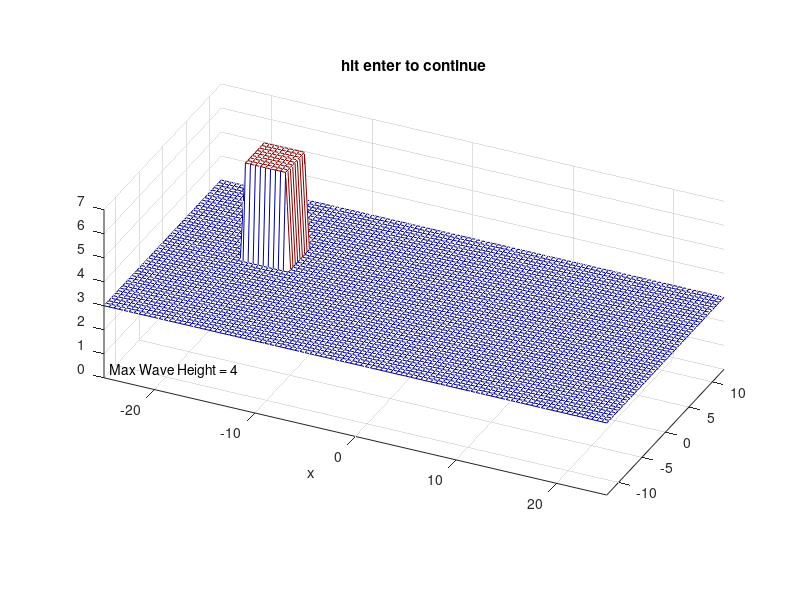

MATLAB code for this plot: (Note: this script raises an error after producing the figure.)
% FVM for shallow water equations
clear all; close all;

%% Setup grid
dx = 0.5;
dy = 0.5;

w = 25; % width of an Olympic Games pool [m]
l = 50; % length of an Olympic Games pool [m]
d = 3; % depth from 2 to 3 [m] (3 [m] is suggested)

x = -l/2:dx:l/2;
y = -w/2:dy:w/2;
[xx,yy] = meshgrid(x,y);

g = 9.81; % gravitational acceleration
c = 0.5;

%% Source
% position where the wave starts from
xsource = -15;  
ysource = 2.5;
wave_h = 4;  % initial wave height
w_size = 2;

h = ones(size(xx))*d;
h(xx >= -w_size+xsource & xx <= w_size+xsource & yy >= -w_size+ysource & yy <= w_size+ysource) = d + wave_h;

%% Initial surface
% U is our unknown matrix. U(:,:,1)=h,U(:,:2)=hu,U(:,:,3)=hv
U = zeros([size(h) 3]);
U(:,:,1) = h;
u = zeros(size(xx));
v = u;

%% Vectors for circular shift
shiftp1 = circshift((1:length(x))',1);
shiftm1 = circshift((1:length(x))',-1);
shiftp2 = circshift((1:length(y))',1);
shiftm2 = circshift((1:length(y))',-1);

%% Initial plot
figure(1)
mesh(x,y,U(:,:,1)), colormap jet, axis([-l/2 l/2 -w/2 w/2 0 d+wave_h])
set(gca,'DataAspectRatio',[1 1 0.4])
set(gcf, 'Position',[100,50,1650,800]);
view(25,30);            %view angle
title('hit enter to continue')
text(-l/2, -w/2, 0, ['  Max Wave Height = ' num2str(wave_h)],'VerticalAlignment','bottom')
xlh = xlabel('x');
xlh.Position(1) = xlh.Position(1) - 11;
ylh = ylabel('y');
ylh.Position(2) = xlh.Position(2) + 16.5;
zlabel h;
pause;

%% Time values
t = 0;
dt = 0;
tstop = 10.0;
ii = 1;
numplots = 3;
tplot = [1.35;3.0];

Uplot = zeros([size(U)]);
styles = {'k:','k--','k-'};
store = 1;

%% Calculate
while t < tstop
    Uold = U;
    uold = u;
    vold = v;
    told = t;
    t = t + dt;
    
    % calculate lambda = |u| + sqrt(gh) used for finding flux
    lambdau = 0.5*abs(uold+uold(:,shiftm1)) +...
        sqrt(g*0.5*(Uold(:,:,1)+Uold(:,shiftm1,1)));
    lambdav = 0.5*abs(vold+vold(shiftm2,:)) +...
        sqrt(g*0.5*(Uold(:,:,1)+Uold(shiftm2,:,1)));
    lambdamax = norm([lambdau(:); lambdav(:)],Inf);
    
    dt = c*(dx/lambdamax);
    % adjust dt to produce plots at the right time
    if (ii<=length(tplot) && tplot(ii)>=told && tplot(ii)<=t+dt)
        dt = tplot(ii)-t;
        ii = ii + 1;
    end
    
    huv = Uold(:,:,2).*Uold(:,:,3)./Uold(:,:,1);
    ghh = 0.5*g*Uold(:,:,1).^2;

    % calculate (hu,hu^2+gh^2/2,huv)
    lffu = cat(3,Uold(:,:,2),Uold(:,:,2).^2./Uold(:,:,1)+ghh,huv);
    % calcualte (hv,huv,hv^2+gh^2/2)
    lffv = cat(3,Uold(:,:,3),huv,Uold(:,:,3).^2./Uold(:,:,1)+ghh);

    % calculate fluxes
    fluxx =  0.5*(lffu+lffu(:,shiftm1,:)) - ...
        0.5*bsxfun(@times,Uold(:,shiftm1,:)-Uold,lambdau);
    fluxy =  0.5*(lffv+lffv(shiftm2,:,:)) - ...
        0.5*bsxfun(@times,Uold(shiftm2,:,:)-Uold,lambdav);

    % time step
    U = Uold - (dt/dx)*(fluxx - fluxx(:,shiftp1,:)) ...
        - (dt/dy)*(fluxy - fluxy(shiftp2,:,:));
    
    %% Impose boundary conditions on h
    U(1:end,end,1) =  U(1:end,end-1,1); U(1:end,1,1) =  U(1:end,2,1);
    U(end,1:end,1) =  U(end-1,1:end,1); U(1,1:end,1) =  U(2,1:end,1);
    % on hu
    U(1:end,end,2) = -U(1:end,end-1,2); U(1:end,1,2) = -U(1:end,2,2);
    U(end,1:end,2) =  U(end-1,1:end,2); U(1,1:end,2) =  U(2,1:end,2);
    % on hv
    U(1:end,end,3) =  U(1:end,end-1,3); U(1:end,1,3) =  U(1:end,2,3);
    U(end,1:end,3) = -U(end-1,1:end,3); U(1,1:end,3) = -U(2,1:end,3);
    
    % u = hu./h;            % v = hv./h;
    u = U(:,:,2)./U(:,:,1);   v = U(:,:,3)./U(:,:,1);
    
    %% store the values for plot
    Uplot(:,:,store) = U(:,:,1);
    t_plot(store) = t+dt;
    max_h(store) = max(max(U(:,:,1)))-d;
    store = store + 1;
end

%% Plot
for i = 1:store-1
    % display a movie of height
    figure(1)
    mesh(x,y,Uplot(:,:,i)), colormap jet, axis([-l/2 l/2 -w/2 w/2 0 d+wave_h])
    set(gca,'DataAspectRatio',[1 1 0.4])
    view(25,30);            %view angle
    title(['t = ' num2str(t_plot(i)) ])
    xlh = xlabel('x');
    xlh.Position(1) = xlh.Position(1) - 11;
    ylh = ylabel('y');
    ylh.Position(2) = xlh.Position(2) + 16.5;
    zlabel h;
    text(-l/2, -w/2, 0, ['  Max Wave Height = ' num2str(max_h(i))],'VerticalAlignment','bottom')
    pause(0.001)
    set(gcf, 'Position',[100,50,1650,800]);
end

% for i = 1:store-1
%     figure(2)
%     s = pcolor(x,y,Uplot(:,:,i));
%     colormap jet
%     s.FaceColor = 'interp';
%     axis equal
%     axis([-l/2 l/2 -w/2 w/2])
%     title(['t = ' num2str(t_plot(i))])
%     xlabel('x')
%     ylabel('y')
%     pause(0.001)
%     set(gcf, 'Position',[505,150,900,550]);
% end
